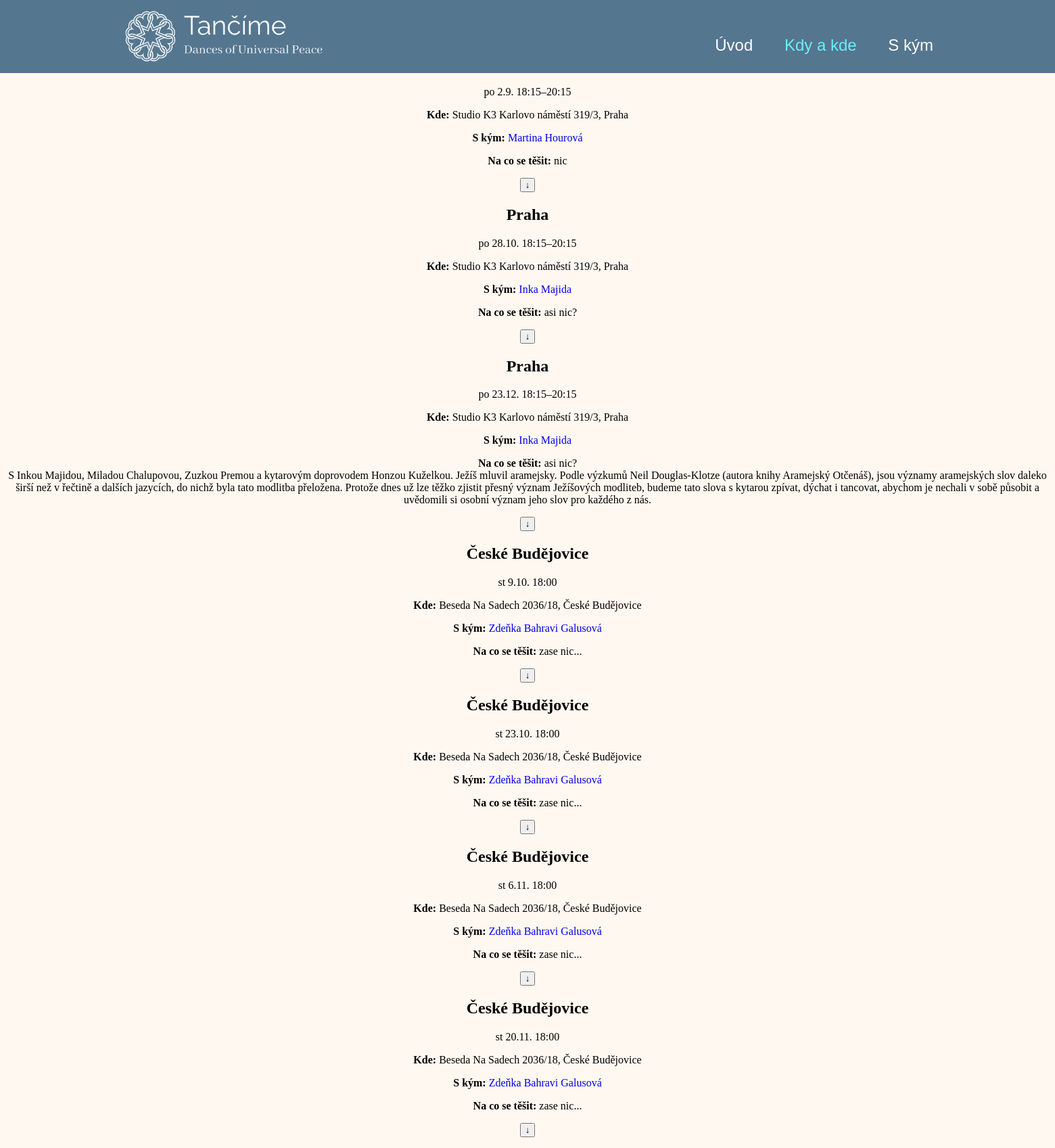
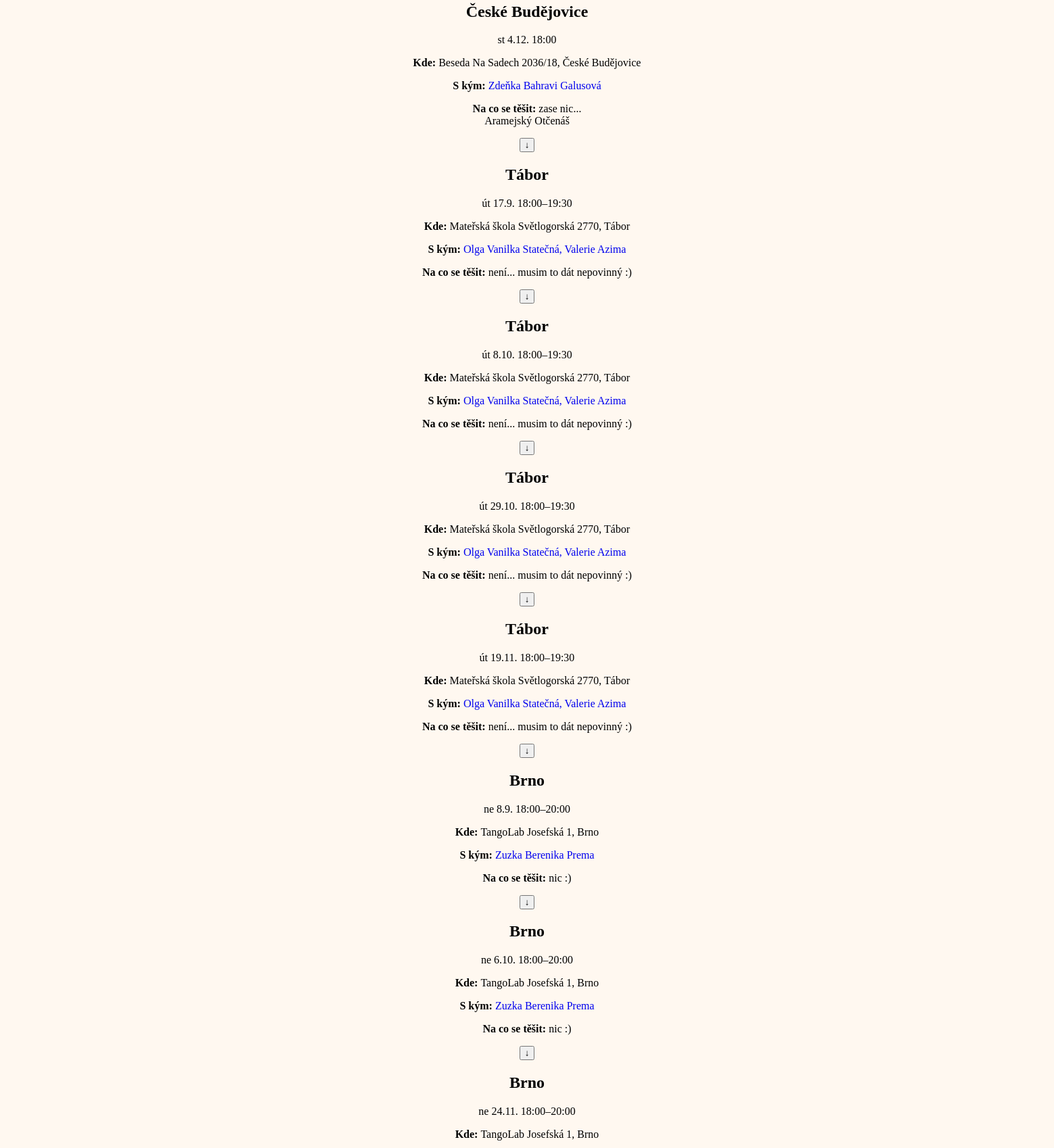
The page /past-events/ (upper part) on the database its author committed (2 pictures, top to bottom).
### danceapp/models.py (models this page shows, shortened)
class Event(models.Model):
    parent = models.ForeignKey('EventGroup', verbose_name="Event Group", on_delete=models.PROTECT)
    date = models.DateField(verbose_name="Datum", default=datetime.date.today)
    description = models.TextField(verbose_name="Dodatečný popis (nepovinné)", null=True, blank=True)
    _lock = Lock()
    town_to_number = {}
    next_number = 1
    class Meta:
        verbose_name = "Taneční večer"
        verbose_name_plural = "Taneční večery"

class EventGroup(models.Model):
    lector = models.ManyToManyField(Lector, verbose_name="Lektor")
    location = models.ForeignKey(Location, verbose_name="Místo konání", on_delete=models.PROTECT)
    startTime = models.TimeField(verbose_name="Začátek", default='18:00')
    endTime = models.TimeField(verbose_name="Konec (nepovinné)", default='20:00', null=True, blank=True)
    description = models.TextField(verbose_name="Popis (nepovinné)", null=True, blank=True)
    image = models.ImageField(verbose_name="Obrázek", upload_to='images/', null=True, blank=True)
    class Meta:
        verbose_name = "Taneční večer"
        verbose_name_plural = "Taneční večery"

class Location(models.Model):
    coordinates = models.CharField(max_length=50, verbose_name="Souřadnice")
    name = models.CharField(max_length=50, null=True, blank=True, verbose_name="Název místa (nepovinné)")
    town = models.CharField(max_length=50, verbose_name="Město/Obec")
    address = models.CharField(max_length=100, verbose_name="Adresa (ulice a ČP)")
    description = models.CharField(max_length=100, null=True, blank=True, verbose_name="Popis (jak se k nám dostat)")
    lector = models.ManyToManyField(Lector, verbose_name="Lektor")
    class Meta:
        verbose_name = "Místo konání"
        verbose_name_plural = "Místa konání"

class Lector(models.Model):
    user = models.OneToOneField(User, on_delete=models.CASCADE, null=True, blank=True, verbose_name="Uživatel")
    firstName = models.CharField(max_length=50, verbose_name="Jméno")
    lastName = models.CharField(max_length=50, null=True, blank=True, verbose_name="Příjmení")
    slug = models.SlugField(max_length=100, unique=True)
    image = models.ImageField(upload_to='images/', verbose_name="Fotka")
    description = models.TextField(verbose_name="Popis")
    phone = models.CharField(max_length=50, null=True, blank=True, verbose_name="Telefon")
    email = models.EmailField(null=True, blank=True, verbose_name="E-mail")
    link = models.CharField(max_length=256, null=True, blank=True, verbose_name="Odkaz na stránku")
    class Meta:
        ordering = ['firstName'] #řazení lektorů podle abecedy
        verbose_name = "Lektor"
        verbose_name_plural = "Lektoři"

### dance_web/views.py (the view)
# urls.py: path('past-events/', views.past_events, name='past_events'),
def past_events(request):
    now = timezone.now().date()
    past_events = Event.objects.filter(date__lt=now)
    past_workshops = Workshop.objects.filter(end__lt=now)
    combined = list(past_events) + list(past_workshops)
    context = {
        'combined': combined,
    }
    return render(request, 'past_events.html', context)

### danceapp/templatetags/custom_filters.py (called while the page is built)
@register.filter
def show_past_events(events):
    if events is None:
        return []
    now = timezone.now()
    past_events = []
    for event in events:
        if hasattr(event, 'end'):
            if isinstance(event.end, timezone.datetime):
                if event.end < now:
                    past_events.append(event)
            else:
                if event.end < now.date():
                    past_events.append(event)
        elif hasattr(event, 'date'):
            if event.date < now.date():
                past_events.append(event)
        elif hasattr(event, 'start'):
            if event.start < now.date():
                past_events.append(event)
    return past_events

@register.filter
def is_instance(obj, class_name):
    return obj.__class__.__name__ == class_name

### templates/past_events.html (shortened to what this page needs)
{% extends "base.html" %}
{% load custom_filters %}
{% load static %}
{% block extra_css %}
    <link rel="stylesheet" type="text/css" href="{% static 'css/events.css' %}">
{% endblock %}
{% block content %}
<h1>Proběhlé události:</h1>
<div class="events">
    {% for item in combined|show_past_events %}
            <div class="{% if item|is_instance:'Event' %}event{% else %}workshop{% endif %}">
                {% if item|is_instance:'Event' %}
                    <h2 class="event-title">{{ item.parent.location.town }}</h2>
                {% else %}
                    <h2 class="workshop-title">{{ item.title }}</h2>
                {% endif %}
                <div class="{% if item|is_instance:'Event' %}event-details{% else %}workshop-details{% endif %}">
                    <div class="{% if item|is_instance:'Event' %}event-date{% else %}workshop-date{% endif %}">
                        {% with item|date_format as date %}
                        <p>{{ date.day }} {{ date.date }} {% if date.startTime %} {{ date.startTime }}{% if date.endTime %}–{{ date.endTime }} {% endif %}{% endif %}</p>
                        {% endwith %}
                    </div>
                    <div class="{% if item|is_instance:'Event' %}event-location{% else %}workshop-location{% endif %}">
                        <p><strong>Kde: </strong>{% if item|is_instance:'Event' %}{{ item.parent.location.name }} {{ item.parent.location.address }}, {{ item.parent.location.town }}{% else %}{{ item.location.name }} {{ item.location.address }}, {{ item.location.town }}{% endif %}</p>
                    </div>
                    <div class="{% if item|is_instance:'Event' %}event-lector{% else %}workshop-lector{% endif %}">
                        <p><strong>S kým: </strong>
                            {% if item|is_instance:'Event' %}
                                {% for lector in item.parent.lector.all %}
                                    <a href="{% url 'lector_page' slug=lector.slug %}">
                                        {{ lector.firstName }}{% if lector.lastName %} {{ lector.lastName }}{% endif %}{% if not forloop.last %}, {% endif %}
                                    </a>
                                {% endfor %}
                            {% else %}
                                {% for lector in item.lector.all %}
                                    <a href="{% url 'lector_page' slug=lector.slug %}">
                                        {{ lector.firstName }}{% if lector.lastName %} {{ lector.lastName }}{% endif %}{% if not forloop.last %}, {% endif %}
                                    </a>
                                {% endfor %}
                            {% endif %}
                        </p>
                    </div>
                    <div class="{% if item|is_instance:'Event' %}event-description{% else %}workshop-description{% endif %}">
                        <p class="description"><strong>Na co se těšit: </strong>{% if item|is_instance:'Event' %}{{ item.parent.description }}<br>{{ item.description }}{% else %}{{ item.description }}{% endif %}</p>
                        <button class="toggle-description">↓</button>
                    </div>
                </div>
            </div>
        {% endfor %}
</div>
{% endblock %}

### static/css/base.css (style rules this page uses)
body { padding: 0px; margin: 0px; }
a { text-decoration: none; }

### rows shown on the page
Event: day "po", date "2.9.", startTime "18:15", endTime "20:15", parent.location.name "Studio K3", parent.location.address "Karlovo náměstí 319/3", parent.location.town "Praha", parent.description "nic"
Lector: firstName "Martina", lastName "Hourová"
Event: parent.location.town "Praha", day "po", date "28.10.", startTime "18:15", endTime "20:15", parent.location.name "Studio K3", parent.location.address "Karlovo náměstí 319/3", parent.description "asi nic?"
Lector: firstName "Inka", lastName "Majida"
Event: parent.location.town "Praha", day "po", date "23.12.", startTime "18:15", endTime "20:15", parent.location.name "Studio K3", parent.location.address "Karlovo náměstí 319/3", parent.description "asi nic?", description "S Inkou Majidou, Miladou Chalupovou, Zuzkou Premou a kytarovým doprovodem Honzou Kuželkou. Ježíš mluvil aramejsky. Podle výzkumů Neil Douglas-Klotze (autora knihy Aramejský Otčenáš), jsou významy aramejských slov daleko širší než v řečtině a dalších jazycích, do nichž byla tato modlitba přeložena. Protože dnes už lze těžko zjistit přesný význam Ježíšových modliteb, budeme tato slova s kytarou zpívat, dýchat i tancovat, abychom je nechali v sobě působit a uvědomili si osobní význam jeho slov pro každého z nás."
Event: parent.location.town "České Budějovice", day "st", date "9.10.", startTime "18:00", parent.location.name "Beseda", parent.location.address "Na Sadech 2036/18", parent.description "zase nic..."
Lector: firstName "Zdeňka Bahravi", lastName "Galusová"
Event: parent.location.town "České Budějovice", day "st", date "23.10.", startTime "18:00", parent.location.name "Beseda", parent.location.address "Na Sadech 2036/18", parent.description "zase nic..."
Event: parent.location.town "České Budějovice", day "st", date "6.11.", startTime "18:00", parent.location.name "Beseda", parent.location.address "Na Sadech 2036/18", parent.description "zase nic..."
Event: parent.location.town "České Budějovice", day "st", date "20.11.", startTime "18:00", parent.location.name "Beseda", parent.location.address "Na Sadech 2036/18", parent.description "zase nic..."
Event: parent.location.town "České Budějovice", day "st", date "4.12.", startTime "18:00", parent.location.name "Beseda", parent.location.address "Na Sadech 2036/18", parent.description "zase nic...", description "Aramejský Otčenáš"
Event: parent.location.town "Tábor", day "út", date "17.9.", startTime "18:00", endTime "19:30", parent.location.name "Mateřská škola", parent.location.address "Světlogorská 2770", parent.description "není... musim to dát nepovinný :)"
Lector: firstName "Olga Vanilka", lastName "Statečná"
Lector: firstName "Valerie", lastName "Azima"
Event: parent.location.town "Tábor", day "út", date "8.10.", startTime "18:00", endTime "19:30", parent.location.name "Mateřská škola", parent.location.address "Světlogorská 2770", parent.description "není... musim to dát nepovinný :)"
Event: parent.location.town "Tábor", day "út", date "29.10.", startTime "18:00", endTime "19:30", parent.location.name "Mateřská škola", parent.location.address "Světlogorská 2770", parent.description "není... musim to dát nepovinný :)"
Event: parent.location.town "Tábor", day "út", date "19.11.", startTime "18:00", endTime "19:30", parent.location.name "Mateřská škola", parent.location.address "Světlogorská 2770", parent.description "není... musim to dát nepovinný :)"
Event: parent.location.town "Brno", day "ne", date "8.9.", startTime "18:00", endTime "20:00", parent.location.name "TangoLab", parent.location.address "Josefská 1", parent.description "nic :)"
Lector: firstName "Zuzka Berenika", lastName "Prema"
Event: parent.location.town "Brno", day "ne", date "6.10.", startTime "18:00", endTime "20:00", parent.location.name "TangoLab", parent.location.address "Josefská 1", parent.description "nic :)"
Event: parent.location.town "Brno", day "ne", date "24.11.", startTime "18:00", endTime "20:00", parent.location.name "TangoLab", parent.location.address "Josefská 1"
